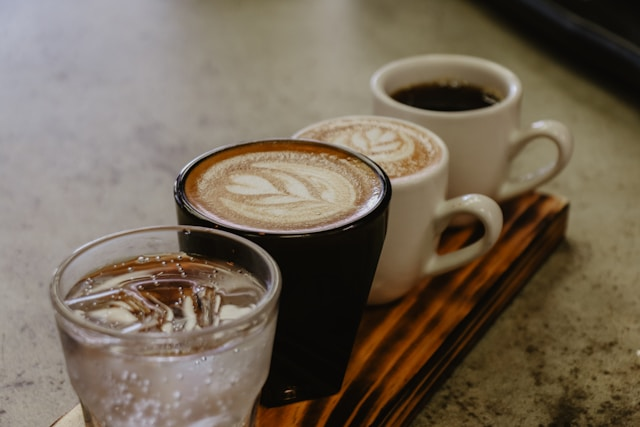
#> input picture test.jpg, 640 x 427 px
$ python quantize_gray_levels.py
#> lines starting #> are read from the running program, lines starting #| are printed output that depends on the picture; after the words box and inside, x2 and y2 are one past the last pixel; in counts of white or black regions, pixels touching at a corner belong together
import matplotlib.pyplot as plt
import cv2
import numpy as np


def quantize_gray_levels(image_path):
#> called with image_path = 'test.jpg'
    image = cv2.imread(image_path, cv2.IMREAD_GRAYSCALE)
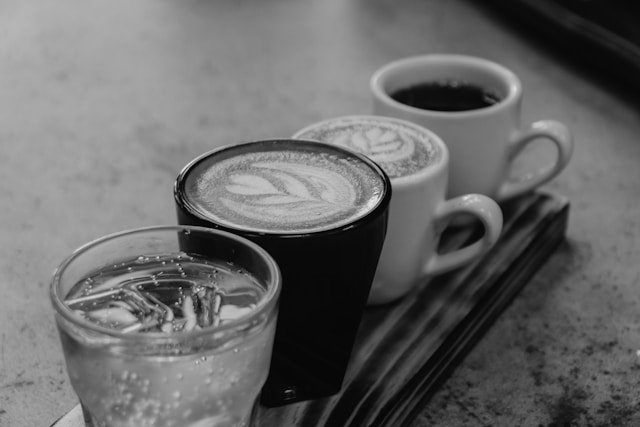
#> image: shape (427, 640); min 0, max 231, mean 104.8
    if image is None:
        print(f"File '{image_path}' does not exist or is not a valid image.")
        return
    levels = [2, 4, 8, 16, 256]
    quantized_images = []
    for l in levels:
        step = 256 // l
        quantized = (image // step) * step
        quantized_images.append(quantized)
#> this loop made 5 passes
#> pass 1, in quantize_gray_levels, `quantized = (image // step) * step`:
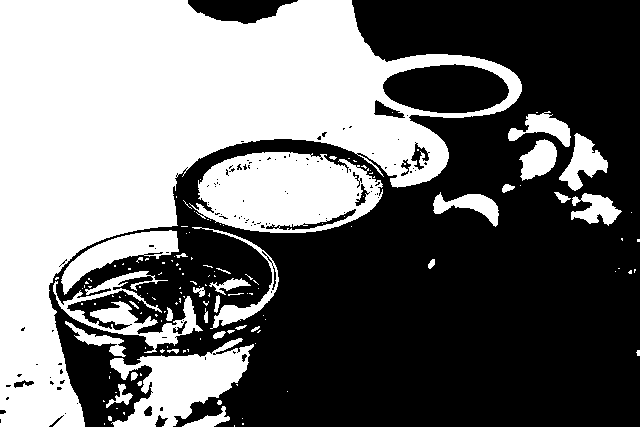
#> quantized: shape (427, 640); values 0 (black) and 128 (white), 43.8% white; 143 white regions (109 under 20 px), largest, box (x1, y1, x2, y2) and area: (0, 0, 522, 427) 87558, (189, 152, 383, 233) 11158, (110, 338, 254, 427) 6089
#> pass 2, in quantize_gray_levels, `quantized = (image // step) * step`:
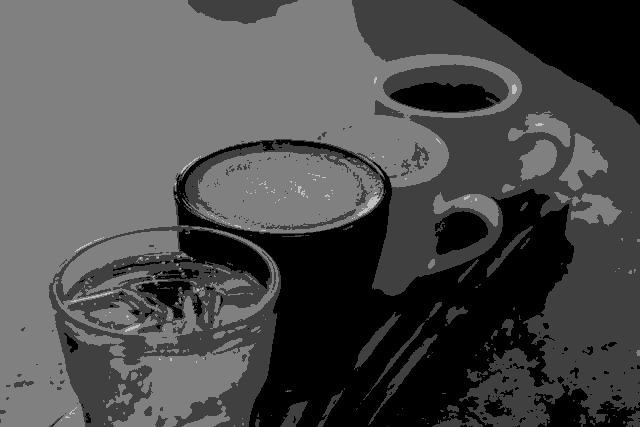
#> quantized: shape (427, 640); min 0, max 192, mean 75.9
#> pass 3, in quantize_gray_levels, `quantized = (image // step) * step`:
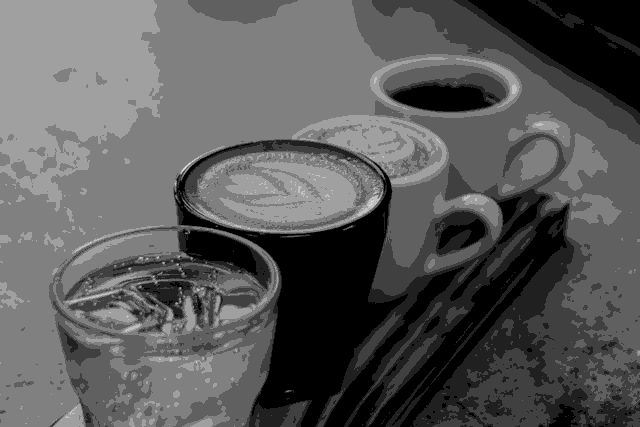
#> quantized: shape (427, 640); min 0, max 224, mean 89.4
#> after the loop, quantized_images = 5 items
    titles = [f"{l} levels" for l in levels]
    plt.figure(figsize=(15, 3))
    for i, (img, title) in enumerate(zip(quantized_images, titles)):
        plt.subplot(1, len(levels), i+1)
        plt.imshow(img, cmap='gray', vmin=0, vmax=255)
        plt.title(title)
        plt.axis('off')
#> this loop made 5 passes
#> title on passes 1 to 5: '2 levels', '4 levels', '8 levels', '16 levels', '256 levels'
    plt.tight_layout()
    plt.show()
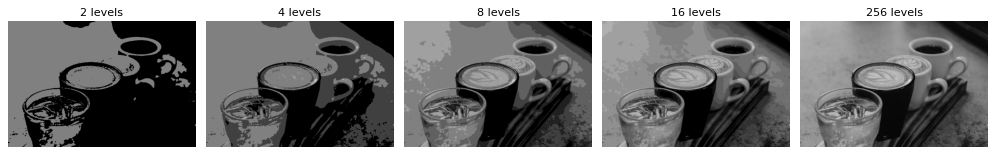
#> figure drawn by matplotlib, 5 panels

if __name__ == "__main__":
    quantize_gray_levels('test.jpg')
